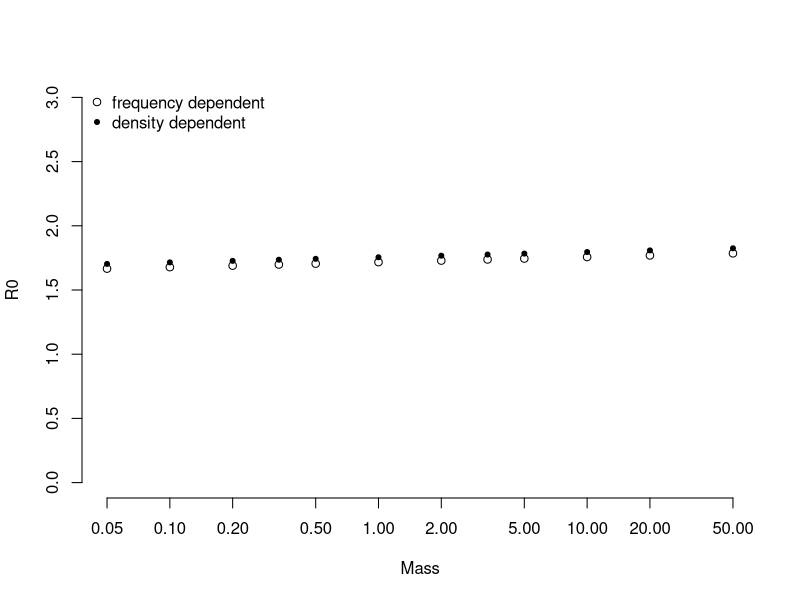
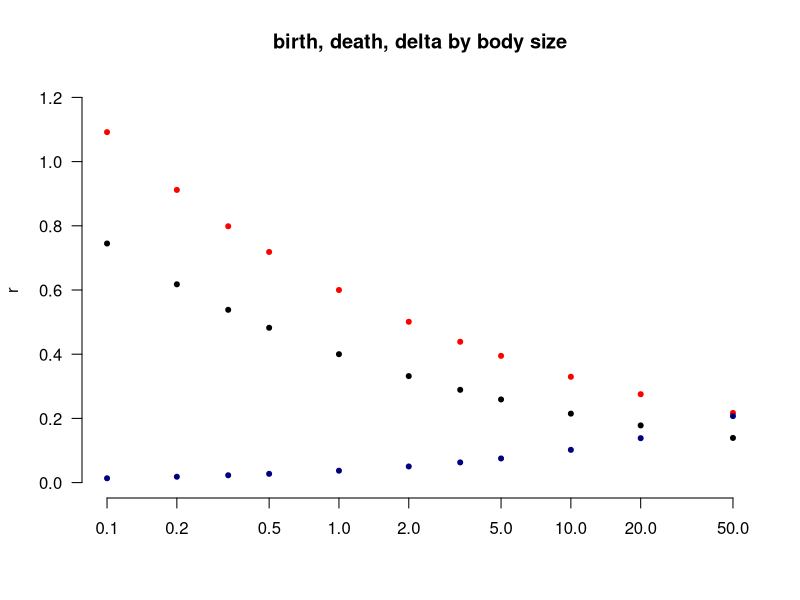
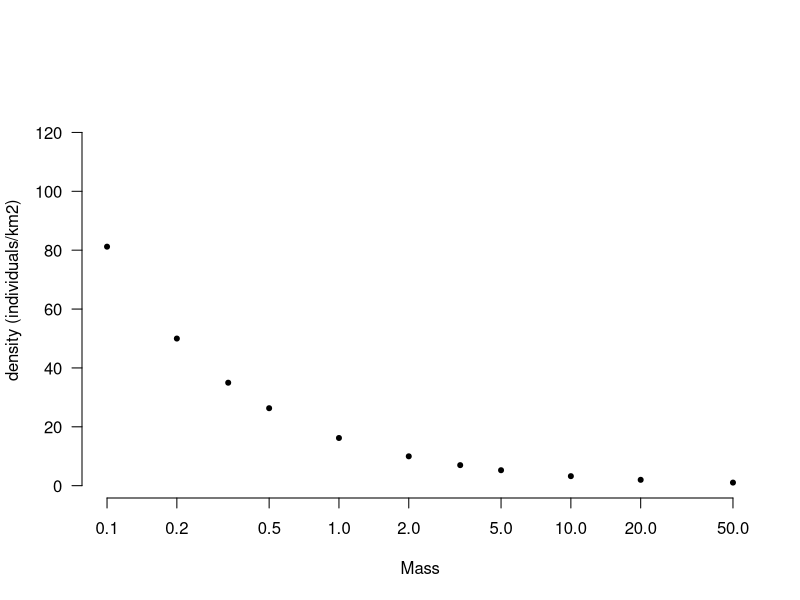
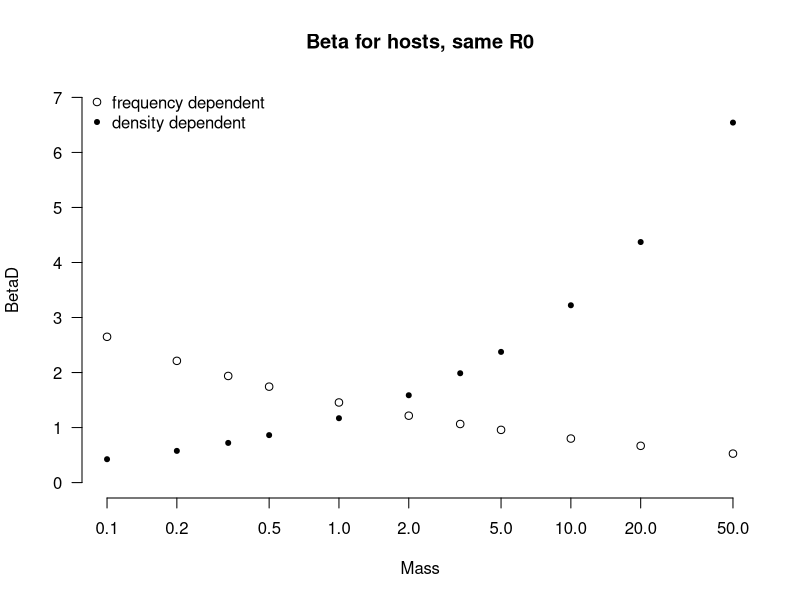

Here is the R script that generated these plots, in order: (Note: this script raises an error after producing the figures.)
##        Andy Dobson - EEB, Princeton University
##
#############################################################################
##                                                                          #
##   Code for model to examine shrinking habitat and pathogen burdens       #
##                                                                          #
#############################################################################
rm(list = ls())
#  install.package("ggplot2")
library("ggplot2")

##  Set range of pathogen Ros
Amax = 100 # maximum number of unique patches
Area=numeric(Amax)
SpecRich=numeric(Amax)

#  Set a range of Area values
Area[1]=1.0
for(i in 1: (Amax/10) ) { 
  Area[i+1]=Area[i]+1
}
for(i in (Amax/10):(Amax/4)) { 
  Area[i+1]=Area[i]+2
}
for(i in (Amax/4):(Amax/2)) { 
  Area[i+1]=Area[i]+5
}    
for(i in (Amax/2):(Amax*3/4)) { 
  Area[i+1]=Area[i]+10
}
for(i in (Amax*3/4):(Amax-1)) { 
  Area[i+1]=Area[i]+20
}

#Hosts
Hosts=12  #number of host species

Mass=numeric(Hosts)
# Set a range of body masses in Kg
Mass[1:12]=c(0.05,0.10,0.20,0.333,0.5, 1.0, 2.0, 3.333, 5.0, 10.0, 20.0, 50.0)

Dens = numeric(Hosts) #assume each host has a unique density that is fixed
BetaD = numeric(Hosts) #density dependent transmission; each host has a unique rate that is fixed
BetaF = numeric(Hosts) #frequency dependent transmission; each host has a unique rate that is fixed
r = numeric(Hosts) #reproduction rates for each host are dependent of mass (births - deaths)
d = numeric(Hosts) #death rates for each host; dependent on mass
alphaF = numeric(Hosts) #disease induced mortality for Frequency dependent pathogens
alphaD = numeric(Hosts) #disease induced mortality for density dependent pathogens
delta = numeric(Hosts)
R0F=numeric(Hosts)
R0D= numeric(Hosts)

# Set Carrying capacity for each host species (#/km^2)
#  and also r and d for host transmission rate for pathogen
#  m is increase in host mortality rate

#  Density-dependent transmission
md = 26  #26x the background mortality rate
for (i in 1:Hosts) {
    Dens[i]=16.2*Mass[i]^-0.70
    BetaD[i]=0.045*md*Mass[i]^0.44 
     r[i]=0.6*Mass[i]^-0.26  # births - deaths
     d[i]=0.4*Mass[i]^-0.27 #  
     delta[i] = (r[i]/Dens[i])  #real way to represent b-d/N*
     alphaD[i]= d[i]*md
     R0D[i] = BetaD[i]/(d[i]+alphaD[i])
    }



#  Frequency-dependent transmission

mf = 1.12 #1.12 
for (i in 1:Hosts) {
    BetaF[i]=1.3*mf*Mass[i]^-0.26
    alphaF[i]= d[i]*mf
    R0F[i] = BetaF[i]/(d[i]+alphaF[i])
    }


plot(Mass, R0F, log='x',  bty="n", ylim=c(0,3), ylab='R0')
points(Mass, R0D*Dens, pch=20)
legend('topleft', pch=c(1,20), bty='n',
       c("frequency dependent", "density dependent"))

plot(Mass, r, main="birth, death, delta by body size",
     log='x',  bty="n", ylim=c(0,1.2), xlab='',
     las=1, pch=20, xlim=c(0.1,50), col="red")
points(Mass, d, pch=20)
points(Mass, delta,log='x', pch=20, col="navy")

plot(Mass, Dens, log='x',  bty="n", 
     las=1, pch=20, xlim=c(0.1,50), ylab='density (individuals/km2)')

plot(Mass, BetaD, log='x', 
     main="Beta for hosts, same R0",
     bty="n", las=1, pch=20, ylim=c(0,7), xlim=c(0.1,50))
points(Mass, BetaF)
legend('topleft', pch=c(1,20), bty='n',
       c("frequency dependent", "density dependent"))

##########################################################
#       Determine abundance in each patch
#            and then calculate number infected hosts for frequency dependent pathogens.
#
PatchK=matrix(NA, ncol = Amax, nrow = Hosts) #Number of Host individuals in a given species+patch; carrycapacity for patch
DisPatchKF=matrix(NA, ncol = Amax, nrow = Hosts)
IAbunF=matrix(NA, ncol = Amax, nrow = Hosts) #Number of Infected Individuals
PrevF=matrix(NA, ncol = Amax, nrow = Hosts) # Prevalence 

for(i in 1:Amax)   {
     SpecRich[i]=0
     for(j in 1:Hosts) {
     PatchK[j,i]=Dens[j]*Area[i] #fix scales
     if (PatchK[j,i]>1) PatchK[j,i] else PatchK[j,i]=0
     DisPatchKF[j,i]=((r[j]+d[j]+alphaF[j]-BetaF[j])/delta[j])*Area[i]
     if (DisPatchKF[j,i]>1) DisPatchKF[j,i] else DisPatchKF[j,i]=0
     if (DisPatchKF[j,i]>1) SpecRich[i]=SpecRich[i]+1 else SpecRich[i]
     PrevF[j,i]=(r[j]-(delta[j]*(DisPatchKF[j,i]/Area[i])))/BetaF[j]
     IAbunF[j,i]=PrevF[j,i]*DisPatchKF[j,i]
     }
   }  

##   Boring plot of the number of hosts in each patch

par(mfrow=c(1,1))  
plot(Area, PatchK[1,],  ylab='Hosts', xlab='Patch Area(km^2)',
  col ="red", log = c("x", 'y'), #ylim = c(0.1, 300), 
  main = 'Number of individuals in patches of different size',
  pch=20)
points(Area, DisPatchKF[1,], col="red", cex=.5)
points(Area, DisPatchKD[1,], col="red", cex=.5,pch=2)

points(Area, PatchK[2,], col = "blue",pch=20)
points(Area, PatchK[5,], col = "green", pch=20) 
points(Area, PatchK[6,], col= "black", pch=20)
points(Area, PatchK[9,], col= "orange", pch=20) 
leg.text<-c("5gram", "100gram ", "500gram ", "1kg ", "5kg")
legend("topleft",leg.text,lty=rep(1,4),col=c( "red", "blue", "green", "black", "orange"),bty="n")
 

##  Do a quick plot of the  number of infected hosts        
 
plot(Area, IAbunF[1,], ylab='Infected Hosts', xlab='Patch Area(km^2)',
  col ="red", log = "x", #ylim = c(0.1, 100), 
  main = 'Number in patches of different size',
  pch=20)
points(Area, IAbunF[2,], col = "blue", pch=20)
points(Area, IAbunF[5,], col = "green", pch=20) 
points(Area, IAbunF[6,], col= "black", pch=20)
points(Area, IAbunF[9,], col= "orange", pch=20) 
legend("topleft",leg.text,lty=rep(1,4),
       col=c("red", "blue", "green", "black", "orange"),bty="n")
 

## Boring plot of the prevalence data
plot(Area, PrevF[1,], ylab='Prevalence', xlab='Patch Area(km^2)',
  col ="red", log = "x", #ylim = c(0.01, 1.0), 
  main = 'Prevalence in patches of different size',
  pch=20)
points(Area, PrevF[2,], col = "blue", pch=20)
points(Area, PrevF[5,], col = "green", pch=20) 
points(Area, PrevF[6,], col= "black", pch=20)
points(Area, PrevF[9,], col= "orange", pch=20) 
leg.text<-c("5gram", "100gram ", "500gram ", "1kg ", "5kg")
legend("topleft",leg.text,lty=rep(1,4),
       col=c("red", "blue", "green", "black", "orange"),bty="n")



##########################################################
#       DENSITY dependent pathogens
#
DisPatchKD=matrix(NA, ncol = Amax, nrow = Hosts)
IAbunD=matrix(NA, ncol = Amax, nrow = Hosts) #Number of Infected Individuals
PrevD=matrix(NA, ncol = Amax, nrow = Hosts) # Prevalence 

for(i in 1:Amax)   {
  SpecRich[i]=0
  for(j in 1:Hosts) {
    PatchK[j,i]=Dens[j]*Area[i] 
    if (PatchK[j,i]>1) PatchK[j,i] else PatchK[j,i]=0
    DisPatchKD[j,i]=((r[j]+d[j]+alphaD[j])/(BetaD[j]+delta[j]))*Area[i]
    if (DisPatchKD[j,i]>1) DisPatchKD[j,i] else DisPatchKD[j,i]=0
    if (DisPatchKD[j,i]>1) SpecRich[i]=SpecRich[i]+1 else SpecRich[i]
    PrevD[j,i]=((r[j]-(delta[j]*((r[j]+d[j]+alphaD[j])/(BetaD[j]+delta[j]))))/BetaD[j])/
      ((r[j]+d[j]+alphaD[j])/(BetaD[j]+delta[j]))
    IAbunD[j,i]=PrevD[j,i]*DisPatchKD[j,i]
  }
}  

##   Boring plot of the number of hosts in each patch

par(mfrow=c(1,1))  
plot(Area, PatchK[1,], ylab='Hosts', xlab='Patch Area(km^2)',
     col ="red", log = "x", #ylim = c(0.1, 300), 
     main = 'Number of individuals in patches of different size',
     pch=20)
plot(Area, DisPatchKD[1,]/Area, col='red')
points(Area, PatchK[2,], col = "blue",pch=20)
points(Area, PatchK[5,], col = "green", pch=20) 
points(Area, PatchK[6,], col= "black", pch=20)
points(Area, PatchK[9,], col= "orange", pch=20) 
leg.text<-c("5gram", "100gram ", "500gram ", "1kg ", "5kg")
legend("topleft",leg.text,lty=rep(1,4),col=c( "red", "blue", "green", "black", "orange"),bty="n")


##  Do a quick plot of the  number of infected hosts        

plot(Area, IAbunD[1,], ylab='Infected Hosts', xlab='Patch Area(km^2)',
     col ="red", log = "x",# ylim = c(0.1, 100), 
     main = 'Number in patches of different size',
     pch=20)
points(Area, IAbunD[2,], col = "blue", pch=20)
points(Area, IAbunD[5,], col = "green", pch=20) 
points(Area, IAbunD[6,], col= "black", pch=20)
points(Area, IAbunD[9,], col= "orange", pch=20) 
legend("topleft",leg.text,lty=rep(1,4),
       col=c("red", "blue", "green", "black", "orange"),bty="n")


## Boring plot of the prevalence data
plot(Area, PrevD[1,], ylab='Prevalence', xlab='Patch Area(km^2)',
     col ="red", log = "x", ylim = c(0,0.1), 
     main = 'Prevalence in patches of different size',
     pch=20)
points(Area, PrevD[2,], col = "blue", pch=20)
points(Area, PrevD[5,], col = "green", pch=20) 
points(Area, PrevD[6,], col= "black", pch=20)
points(Area, PrevD[9,], col= "orange", pch=20) 
leg.text<-c("5gram", "100gram ", "500gram ", "1kg ", "5kg")
legend("topleft",leg.text,lty=rep(1,4),
       col=c("red", "blue", "green", "black", "orange"),bty="n")



###########################################################################
##
##      Species Area curve

par(mfrow=c(1,1))
plot(Area, SpecRich, ylab="Species", xlab="Area of Patch", log="x",
      main= "Species Area Curve", pch=20)
      
## Now add the number of infected together to get at net risk 

SumDen=numeric(Amax)
ISumDen=numeric(Amax)
AvgPrev=numeric(Amax)

for(i in 1:Amax)   {
     SumDen[i]=0.0
     ISumDen[i]=0.0
     for(j in 1:Hosts) {
     SumDen[i]=PatchK[j,i]+SumDen[i]
#
#    Pathogen prevalence
#     
     ISumDen[i]=IAbunF[j,i]+ISumDen
     }
   AvgPrev[i]=ISumDen[i]/SumDen[i]
   }  

##  Total number of animals and number infected
# 
par(mfrow=c(1,1))  
plot(Area, SumDen, ylab='Numbers', xlab=' Patch Area(km^2)',
  col ="blue", log = "xy", ylim = c(1, 100000), main = 'Numbers in patches of different size' )
points(Area, ISumDen, col = "red")

leg.text<-c("Total Hosts", "Number Infectious")
legend("topleft",leg.text,lty=rep(1,4),col=c("blue", "red"),bty="n")

##  Proportion of all animals that are infected
#
par(mfrow=c(1,1)) 
plot(Area, AvgPrev, ylab='Prevalence', xlab=' Patch Area(km^2)',
  col ="red", log = "x", ylim = c(0.0005, 0.05), main = 'Overall Prevalence ' ) 

###
##   Add in 3d surface if number hosts and infected
##

require(grDevices) # for trans3d
##                   -----------

op <- par(bg = "white")
persp(Mass, Area, Prev, theta = 30, phi = 30, expand = 0.5, col = "lightblue")
persp(Mass, Area, Prev, theta = 30, phi = 30, expand = 0.5, col = "lightblue",
       ltheta = 120, shade = 0.75, ticktype = "detailed",
       xlab = "Mass of Host", ylab = "Area of Patch", zlab = "Infecteds"
) -> res
round(res, 3)

####

###########################################################
out <- qplot(Area,PatchK[1,],color=qsec)
 + qplot(Area, PatchK[2,], color =qsec)
 
 out
 

## Superimpose plots on top of each other

qplot(Area,Prev[1,],color="red")
qplot(Area,Prev[2,],color="blue")

# p.tmp
   

######################################################################
##
##   Explore alternative formulations
##
########################################################################



